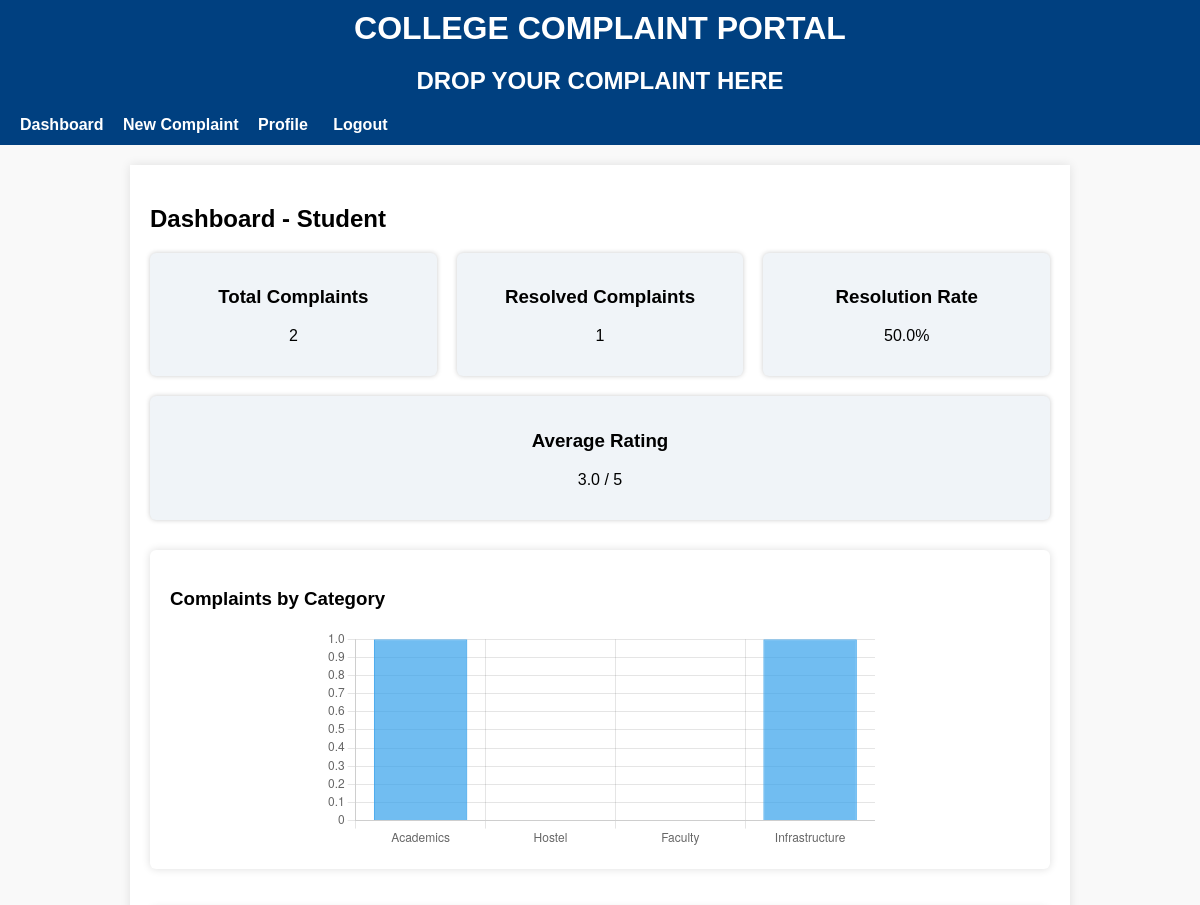
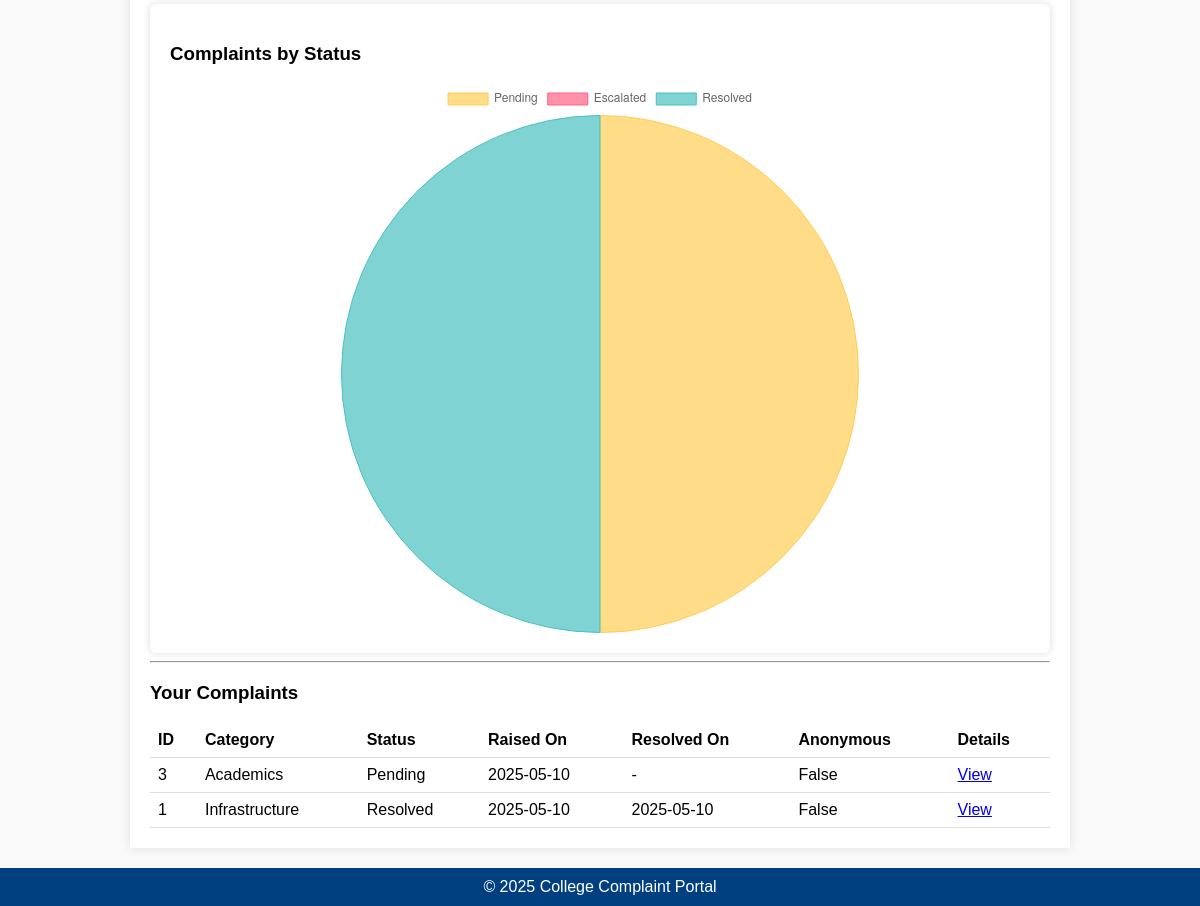
Page / (signed in) on the earlier database version (2 pictures, top to bottom).
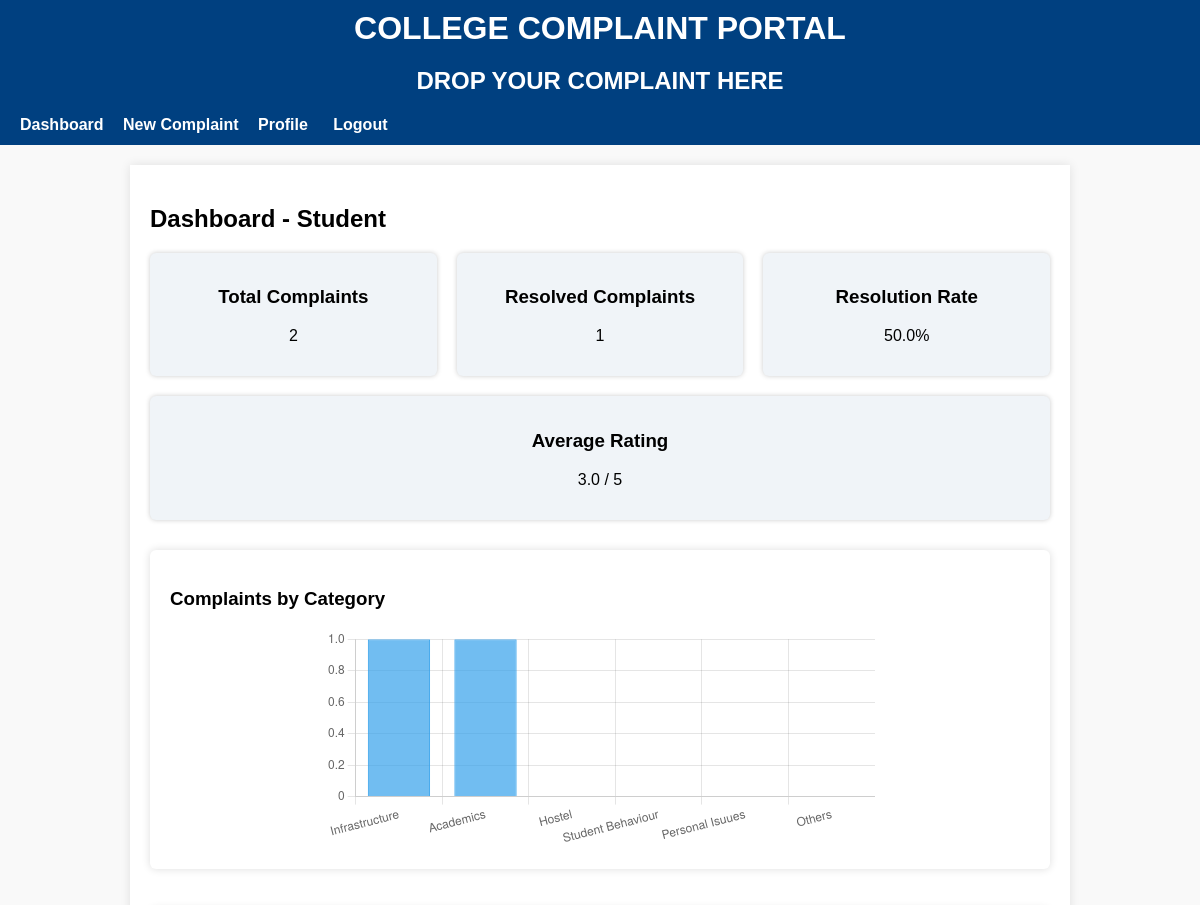
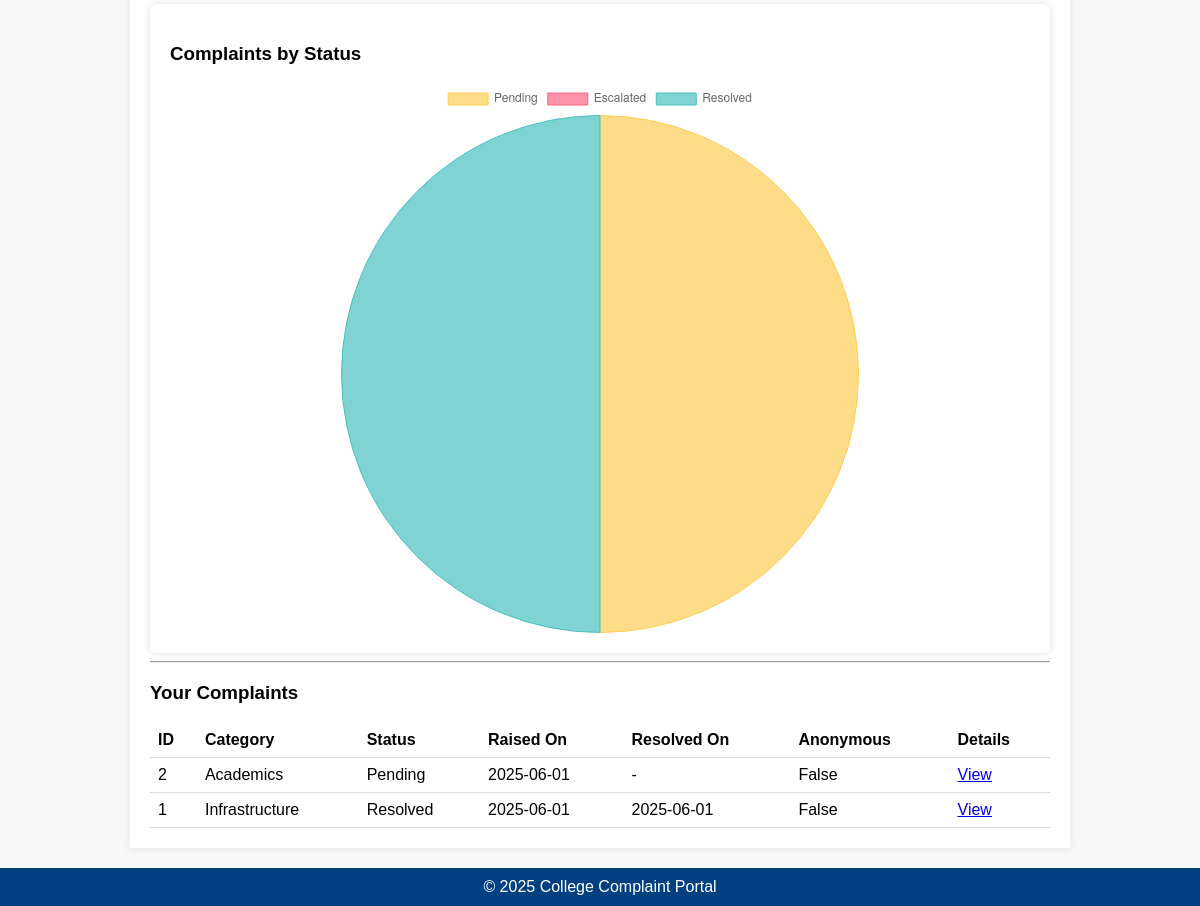
Same page on the later database version (2 pictures, top to bottom).
### portal/models.py (models this page shows, shortened)
class Profile(models.Model):
    USER_ROLES = (
        ('student', 'Student'),
        ('faculty', 'Faculty'),
        ('non_teaching', 'Non Teaching Faculty'),
        ('worker', 'Worker'),
        ('guest', 'Guest'),
        ('class_teacher', 'Class Teacher'),
        ('hod', 'HOD'),
        ('principal', 'Principal'),
        ('admin', 'Admin'),
    )
    user = models.OneToOneField(User, on_delete=models.CASCADE, null=True, blank=True)
    role = models.CharField(max_length=20, choices=USER_ROLES, default='student')
    phone_number = models.CharField(max_length=15, blank=True, null=True, help_text="Include country code e.g. +1234567890")

class Complaint(models.Model):
    user = models.ForeignKey(User, null=True, blank=True, on_delete=models.SET_NULL)
    anonymous = models.BooleanField(default=False)
    category = models.ForeignKey(Category, on_delete=models.SET_NULL, null=True)
    description = models.TextField()
    evidence = models.FileField(upload_to='evidence/', null=True, blank=True)
    created_at = models.DateTimeField(auto_now_add=True)
    resolved_at = models.DateTimeField(null=True, blank=True)
    status = models.CharField(max_length=20, choices=(
        ('Pending', 'Pending'),
        ('Escalated', 'Escalated'),
        ('Resolved', 'Resolved'),
    ), default='Pending')
    rating = models.PositiveIntegerField(null=True, blank=True, validators=[MinValueValidator(1), MaxValueValidator(5)])
    escalation_level = models.PositiveIntegerField(default=0)  # 0: initial, 1: class teacher, 2: HOD, 3: Principal
    email_sent = models.BooleanField(default=False)
    assigned_to = models.ForeignKey(User, null=True, blank=True, on_delete=models.SET_NULL, related_name='assigned_complaints')
    sentiment = models.FloatField(null=True, blank=True)

class Category(models.Model):
    name = models.CharField(max_length=100)

### portal/views.py (the view)
# urls.py: path('', views.dashboard, name='dashboard'),
@login_required
def dashboard(request):
    profile = Profile.objects.get(user=request.user)
    role = profile.role
    if role in ['student', 'faculty', 'non_teaching', 'worker']:
        complaints = Complaint.objects.filter(user=request.user).order_by('-created_at')
    elif role in ['class_teacher', 'hod', 'principal']:
        complaints = Complaint.objects.filter(assigned_to=request.user).order_by('-created_at')
    else:
        complaints = Complaint.objects.all().order_by('-created_at')
    categories = Category.objects.all()
    category_labels = [cat.name for cat in categories]
    category_counts = [complaints.filter(category=cat).count() for cat in categories]
    status_choices = ['Pending', 'Escalated', 'Resolved']
    status_counts = [complaints.filter(status=status).count() for status in status_choices]
    total_complaints = complaints.count()
    resolved_count = complaints.filter(status='Resolved').count()
    resolved_rate = (resolved_count / total_complaints * 100) if total_complaints else 0
    avg_rating = complaints.aggregate(avg=Avg('rating'))['avg'] or 0
    escalation_count = Complaint.objects.filter(status='Escalated').count() if role == 'admin' else 0
    overdue_count = 0
    if role == 'admin':
        overdue_count = Complaint.objects.filter(
            status__in=['Pending', 'Escalated'],
            created_at__lte=timezone.now() - timedelta(days=14)
        ).count()
    context = {
        'complaints': complaints,
        'role': role,
        'category_labels': category_labels,
        'category_counts': category_counts,
        'status_labels': status_choices,
        'status_counts': status_counts,
        'total_complaints': total_complaints,
        'resolved_count': resolved_count,
        'resolved_rate': round(resolved_rate, 2),
        'avg_rating': round(avg_rating, 2),
        'escalation_count': escalation_count,
        'overdue_count': overdue_count,
    }
    return render(request, 'portal/dashboard.html', context)

### portal/templates/portal/dashboard.html (shortened to what this page needs)
{% extends 'base.html' %}
{% block content %}
<h2>Dashboard - {{ role|capfirst }}</h2>
<div class="stats-container">
  <div class="stat-box">
    <h3>Total Complaints</h3>
    <p>{{ total_complaints }}</p>
  </div>
  <div class="stat-box">
    <h3>Resolved Complaints</h3>
    <p>{{ resolved_count }}</p>
  </div>
  <div class="stat-box">
    <h3>Resolution Rate</h3>
    <p>{{ resolved_rate }}%</p>
  </div>
  <div class="stat-box">
    <h3>Average Rating</h3>
    <p>{% if avg_rating > 0 %}{{ avg_rating }} / 5{% else %}N/A{% endif %}</p>
  </div>
</div>
<div class="charts-container">
  <div class="chart-box">
    <h3>Complaints by Category</h3>
    <canvas id="categoryChart"width="250" height="100"></canvas>
  </div>
  <div class="chart-box">
    <h3>Complaints by Status</h3>
    <canvas id="statusChart" width="050";height="050"></canvas>
  </div>
</div>
<hr>
<h3>Your Complaints</h3>
{% if complaints %}
  <table>
    <thead>
      <tr>
        <th>ID</th>
        <th>Category</th>
        <th>Status</th>
        <th>Raised On</th>
        <th>Resolved On</th>
        <th>Anonymous</th>
        <th>Details</th>
      </tr>
    </thead>
    <tbody>
      {% for c in complaints %}
      <tr>
        <td>{{ c.id }}</td>
        <td>{{ c.category.name }}</td>
        <td>{{ c.status }}</td>
        <td>{{ c.created_at|date:"Y-m-d" }}</td>
        <td>{% if c.resolved_at %}{{ c.resolved_at|date:"Y-m-d" }}{% else %}-{% endif %}</td>
        <td>{{ c.anonymous }}</td>
        <td><a href="{% url 'complaint_detail' c.id %}">View</a></td>
      </tr>
      {% endfor %}
    </tbody>
  </table>
{% else %}
  <p>You have no complaints yet.</p>
{% endif %}
<script>
  const categoryLabels = {{ category_labels|safe }};
  const categoryData = {{ category_counts|safe }};
  const statusLabels = {{ status_labels|safe }};
  const statusData = {{ status_counts|safe }};
  // Category Chart
  const ctxCategory = document.getElementById('categoryChart').getContext('2d');
  const categoryChart = new Chart(ctxCategory, {
    type: 'bar',
    data: {
      labels: categoryLabels,
      datasets: [{
        label: '# of Complaints',
        data: categoryData,
        backgroundColor: 'rgba(54, 162, 235, 0.7)',
        borderColor: 'rgba(54, 162, 235, 1)',
        borderWidth: 1
      }]
    },
    options: {
      responsive: true,
      scales: {
        y: { beginAtZero: true, precision: 0 }
      },
      plugins: {
        legend: { display: false }
      }
    }
  });
  // Status Chart (Pie)
  const ctxStatus = document.getElementById('statusChart').getContext('2d');
  const statusChart = new Chart(ctxStatus, {
    type: 'pie',
    data: {
      labels: statusLabels,
      datasets: [{
        label: 'Complaint Status',
        data: statusData,
        backgroundColor: [
          'rgba(255, 205, 86, 0.7)',   // Pending - yellow
          'rgba(255, 99, 132, 0.7)',   // Escalated - red
          'rgba(75, 192, 192, 0.7)'    // Resolved - green
        ],
        borderColor: [
          'rgba(255, 205, 86, 1)',
          'rgba(255, 99, 132, 1)',
          'rgba(75, 192, 192, 1)'
        ],
        borderWidth: 1
      }]
    },
    options: { responsive: true }
  });
</script>
{% endblock %}

### portal/templates/base.html (shortened to what this page needs)
<!DOCTYPE html>
<html lang="en">
<head>
</head>
<body>
    <header>
        <h1>COLLEGE COMPLAINT PORTAL </h1>
        <h2 style="text-align:center;">DROP YOUR COMPLAINT HERE</h2>
        <nav>
            {% if user.is_authenticated %}
                <a href="{% url 'dashboard' %}">Dashboard</a>
                <a href="{% url 'create_complaint' %}">New Complaint</a>
                <a href="{% url 'profile' %}">Profile</a>
                <form method="post" action="{% url 'logout' %}">
                    <button type="submit">Logout</button>
                </form>
            {% else %}
                <a href="{% url 'login' %}">Login</a>
                <a href="{% url 'signup' %}">Sign Up</a>
            {% endif %}
        </nav>
    </header>
    <div class="container">
        {% block content %}
        {% endblock %}
    </div>
    <footer>
        &copy; 2025 College Complaint Portal
    </footer>
</body>
</html>

### portal/templates/base.html (style rules this page uses)
body { font-family: Arial, sans-serif; margin: 0; padding: 0; background: #f9f9f9; }
header { background: #004080; color: white; padding: 10px 20px; }
header h1 { margin: 0; text-align:center; }
nav { margin-top: 10px; }
nav a, nav form button { color: white; margin-right: 15px; text-decoration: none; font-weight: bold; background: none; border: none; cursor: pointer; font-size: 16px; }
nav form { display: inline; }
.container { max-width: 900px; margin: 20px auto; padding: 20px; background: white; box-shadow: 0 0 10px rgba(0,0,0,0.1); }
footer { background: #004080; color: white; text-align: center; padding: 10px; margin-top: 20px; }
table { width: 100%; border-collapse: collapse; }
th, td { text-align: left; padding: 8px; border-bottom: 1px solid #ddd; }

### portal/templates/portal/dashboard.html (style rules this page uses)
.stats-container { display: flex; flex-wrap: wrap; gap: 20px; margin-bottom: 30px; }
.stat-box { flex: 1 1 200px; background: #f0f4f8; padding: 15px; border-radius: 6px; box-shadow: 0 0 5px #ccc; text-align: center; }
.charts-container { display: flex; flex-wrap: wrap; gap: 40px; }
.chart-box { flex: 1 1 400px; background: white; padding: 20px; border-radius: 6px; box-shadow: 0 0 8px #ddd; }
.chart-box canvas { max-width: 550px; max-height: 550px; width: 100% !important; height: auto !important; margin: 0 auto; }

Differences in the rows shown:
removed Complaint: id "3", category.name "Academics", status "Pending", created_at "2025-05-10", anonymous "False"
added Complaint: id "2", category.name "Academics", status "Pending", created_at "2025-06-01", anonymous "False"
changed Complaint "Resolved": created_at "2025-05-10" → "2025-06-01"; resolved_at "2025-05-10" → "2025-06-01"
Other differences:
chart data {{ category_labels|safe }}: ['Academics', 'Hostel', 'Faculty', 'Infrastructure'] → ['Infrastructure', 'Academics', 'Hostel', 'Student Behaviour', 'Personal Isuues', 'Others']
chart data {{ category_counts|safe }}: [1, 0, 0, 1] → [1, 1, 0, 0, 0, 0]
